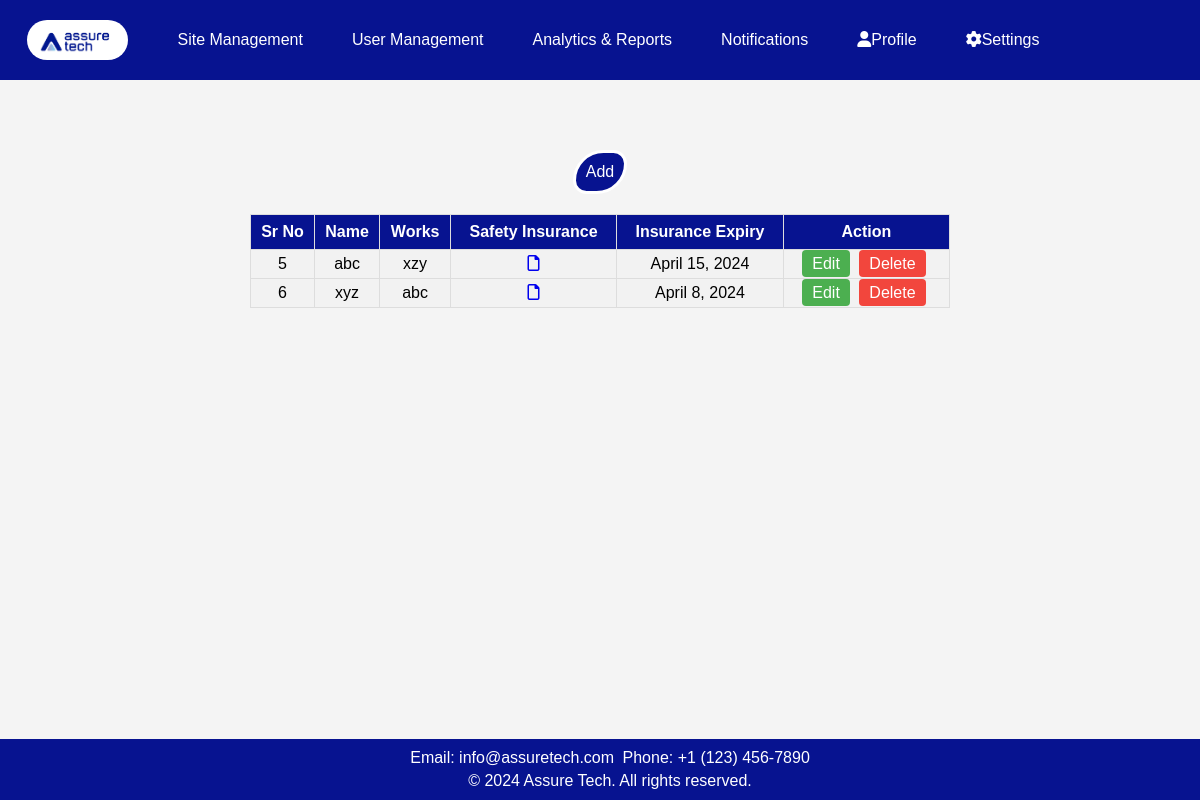
The app's page /company/, older data.
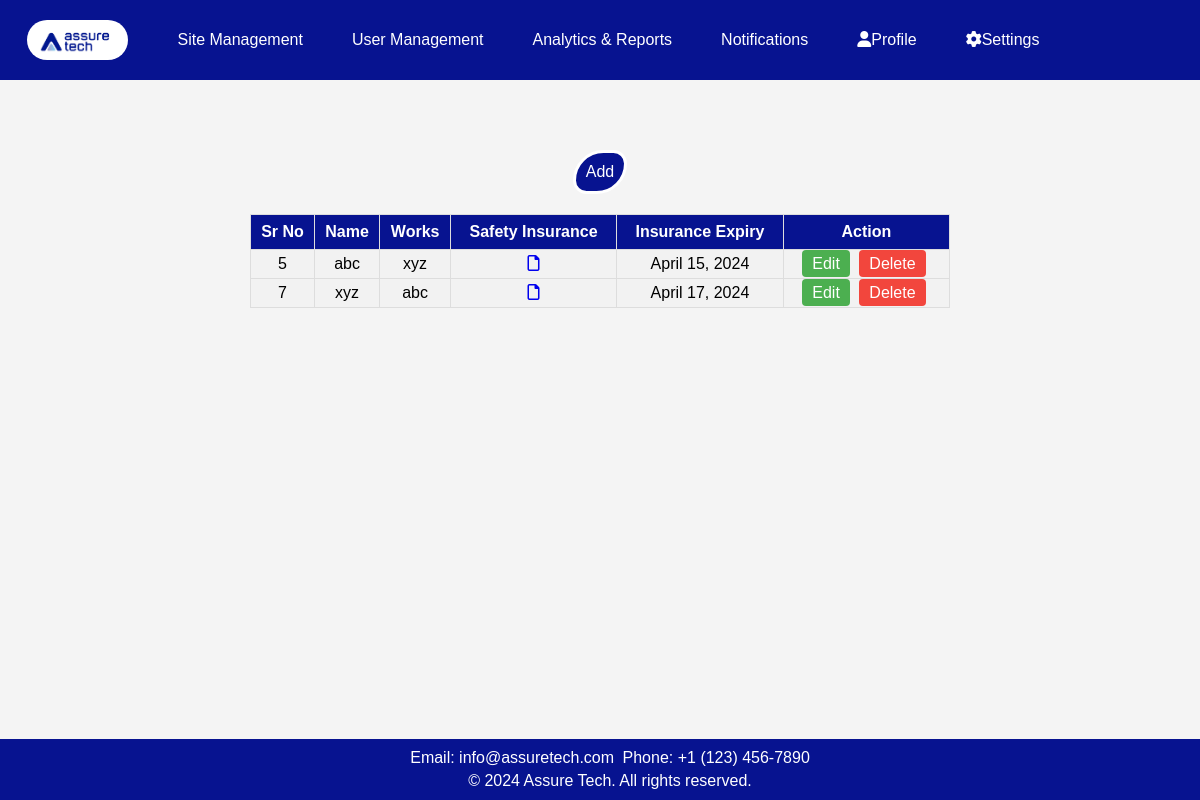
The same page, newer data.
### app1/models.py (models this page shows, shortened)
class company(models.Model):
    sr = models.AutoField(primary_key=True,unique=True)
    name = models.CharField(max_length=100)
    works = models.CharField(max_length=100)
    safety_insurance = models.FileField(upload_to='attachments/', validators=[FileExtensionValidator(['pdf', 'doc', 'docx', 'jpeg', 'jpg'])])
    insurance_expiry = models.DateField()

### app1/views.py (the view)
# urls.py: path('company/', views.company_view, name='company'),
def company_view(request):
    compy = company.objects.all()
    return render(request, 'app1/company.html', {'compy': compy})

### app1/templates/app1/company.html (shortened to what this page needs)
<!DOCTYPE html>
<html lang="en">
<head>
    <link rel="stylesheet" href="https://cdnjs.cloudflare.com/ajax/libs/font-awesome/5.15.3/css/all.min.css">
    <link rel="stylesheet" href="https://cdnjs.cloudflare.com/ajax/libs/font-awesome/6.0.0/css/all.min.css">
    {% load static %}
</head>
<body>
    <header>
        <nav class="nav">
            <a class="logo" href="#"><img src="{% static 'app1/images/logo.jpg' %}" alt="Logo"></a>
            <div class="dropdown">
                <a href="{% url 'sites' %}">Site Management</a>
            </div>
            <a href="{% url 'get_all' %}">User Management</a>
            <a href="{% url 'report' %}">Analytics & Reports</a>
            <a href="{% url 'notification' %}">Notifications</a>
            <div class="dropdown">
                <a href="#" class="dropbtn"><i class="fas fa-user"></i>Profile</a>
            </div>
            <div class="dropdown">
                <a href="#" class="dropbtn"><i class="fas fa-cog"></i>Settings</a>
            </div>
        </nav>
    </header>
    <div class="user">
        <a class="add" href="{% url 'add_company' %}">Add</a>
    </div>
    <div id="table-container">
        <table id="customers">
            <tr>
                <th>Sr No</th>
                <th>Name</th>
                <th>Works</th>
                <th>Safety Insurance</th>
                <th>Insurance Expiry</th>
                <th>Action</th>
            </tr>
            {% for i in compy %}
            <tr>
                <td>{{ i.sr }}</td>
                <td>{{ i.name }}</td>
                <td>{{ i.works }}</td>
                <td>{% if i.safety_insurance %}
                    {% with file_extension=i.safety_insurance.name|lower %}
                    <a href="{{ i.safety_insurance.url }}" target="_blank">
                        <i class="file-icon {% if file_extension|slice:"-4" == '.pdf' %}far fa-file-pdf
                                    {% elif file_extension|slice:"-4" == '.doc' or file_extension|slice:"-5" == '.docx' %}far fa-file-word
                                    {% elif file_extension|slice:"-5" == '.jpeg' or file_extension|slice:"-4" == '.jpg' or file_extension|slice:"-4" == '.png' %}far fa-file-image
                                    {% elif file_extension|slice:"-4" == '.xls' or file_extension|slice:"-5" == '.xlsx' %}far fa-file-excel
                                    {% elif file_extension|slice:"-4" == '.ppt' or file_extension|slice:"-5" == '.pptx' %}far fa-file-powerpoint
                                    {% else %}far fa-file
                                {% endif %}"></i>
                    </a>
                    {% endwith %}
                    {% else %}
                    N/A
                    {% endif %}
                </td>
                <td>{{ i.insurance_expiry }}</td>
                <td>
                    <a href="{% url 'edit_company' i.sr %}" class="edit-btn">Edit</a>
                    <a href="{% url 'delete_company' i.sr %}" class="delete-btn">Delete</a>
                </td>
            <tr>
                {% endfor %}
        </table>
    </div>
    <footer>
        <p>Email: info@assuretech.com</p>
        <p>Phone: +1 (123) 456-7890</p>
        <div class="footer-bottom">
            <p>&copy; 2024 Assure Tech. All rights reserved.</p>
        </div>
    </footer>
</body>
</html>

Row changes from the older to the newer data that the page shows:
removed company: sr "6", name "xyz", works "abc", insurance_expiry "April 8, 2024"
changed company "April 15, 2024": works "xzy" → "xyz"
added company: sr "7", name "xyz", works "abc", insurance_expiry "April 17, 2024"
